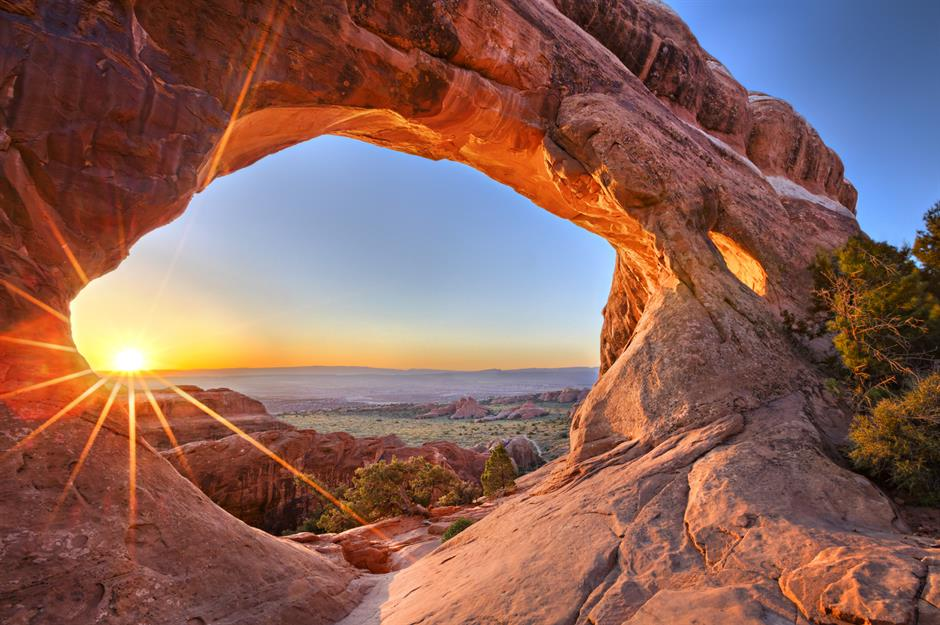
#> input picture sunrises.jpg, 940 x 625 px
$ python ImageProcessingFunction.py
#> lines starting #> are read from the running program, lines starting #| are printed output that depends on the picture
### image.py
    #!/usr/bin/env python3
# -*- coding: utf-8 -*-
"""
Created on Tue Mar 23 20:25:12 2021

@author: aleksandar
"""
import numpy as np
from  PIL import Image
import matplotlib.pyplot as plt


class MyImage:


    def __init__(self, image_path='prazno',width=0,height=4):
        if width==0:
            image=Image.open(image_path)
            self.image_path=image_path
            self.arr=np.array(image)
            self.width=self.arr[0].size//3
            self.height=self.arr.size//3//self.width
        else:
            self.width=width
            self.height=height
            self.arr=np.empty((height,width,3),dtype=np.int8)
            self.arr=self.arr.astype(np.uint8)


    def new(width,height):
        return MyImage('bezveze',width, height)

    def getSize(self):
        return (self.width,self.height)

    def open(image_path):
        return  MyImage(image_path,0,0)


    def save(self,save_image_path):
       image=Image.fromarray(self.arr)
       image.save(save_image_path,quality=80,optimize=True, progressive=False)

    def getpixel(self,shape):
        w=shape[0]
        h=shape[1]
        r,g,b=self.arr[h][w]
        return (r,g,b)

    def putpixel(self,shape, rgb):
        w,h=shape[0],shape[1]
        r,g,b=rgb[0],rgb[1],rgb[2]
        if r<0:
            r=0
        if r>255:
            r=255
        if g <0:
            g=0
        if g>255:
            g=255
        if b<0:
            b=0
        if b>255:
            b=255
        self.arr[h][w][0]=r
        self.arr[h][w][1]=g
        self.arr[h][w][2]=b

# [18 lines left out: function histogram, not called in this run]

arr=np.zeros((2,5))
print(arr)

# [7 lines of commented-out code are left out]
'''w,h=image.getSize()
for i in range(0,h):
    for j in range (0,w):
        image.getpixel((j,i))
        '''


### ImageProcessingFunction.py
#!/usr/bin/env python3
# -*- coding: utf-8 -*-
"""
Created on Sat Mar 13 01:13:28 2021

@author: aleksandar
"""

from utils import rgb2hsv
from utils import hsv2rgb
from  PIL import Image
import math
from image import MyImage

import numpy as np


# [165 lines left out: functions fade, warmmth, saturation, vignette_effect, crop_image, zoom, not called in this run]

#zoom('sunrises.jpg', 400, 300, 2)


def nearest_neighbour(new_width,new_height,image_path):
    image=MyImage.open(image_path)
    streched_image=MyImage.new(new_width,new_height)
    w,h=image.getSize()

    sh=new_height/h
    sw=new_width/w

    for i in range(new_height):
        for j in range(new_width):
            y=int(i/sh)
            x=int(j/sw)

            streched_image.putpixel((j,i), image.getpixel((x,y)))

    streched_image.save('streched_image.jpeg')

#nearest_neighbour(1920, 1080, 'sunrises.jpg')


def rotateImage(imagePath,angle):
#> called with imagePath = 'sunrises.jpg', angle = 20
    image = np.array(Image.open(imagePath))
#> image is the input picture: shape (625, 940, 3); mean R, G, B 137.2, 97.9, 89
    angle=math.radians(angle)
    cosine=math.cos(angle)
    sine=math.sin(angle)
    height=image.shape[0]
#> height = 625
    width=image.shape[1]
#> width = 940

    new_height  = round(abs(image.shape[0]*cosine)+abs(image.shape[1]*sine))+1
#> new_height = 910
    new_width  = round(abs(image.shape[1]*cosine)+abs(image.shape[0]*sine))+1
#> new_width = 1098

    print(new_height,new_width)
#| 910 1098

    output=np.zeros((new_height,new_width,image.shape[2]))
    output=output.astype(np.uint8)

    # Find the centre of the image about which we have to rotate the image
    original_centre_height   = round(((image.shape[0]+1)/2)-1)    #with respect to the original image
#> original_centre_height = 312
    original_centre_width    = round(((image.shape[1]+1)/2)-1)    #with respect to the original image
#> original_centre_width = 470


    # Find the centre of the new image that will be obtained
    new_centre_height= round(((new_height+1)/2)-1)        #with respect to the new image
#> new_centre_height = 454
    new_centre_width= round(((new_width+1)/2)-1)          #with respect to the new image
#> new_centre_width = 548


    for i in range(height):
        for j in range(width):
            #co-ordinates of pixel with respect to the centre of original image
            y=image.shape[0]-1-i-original_centre_height
            x=image.shape[1]-1-j-original_centre_width

            #co-ordinate of pixel with respect to the rotated image
            new_y=round(-x*sine+y*cosine)
            new_x=round(x*cosine+y*sine)

            '''since image will be rotated the centre will change too,
            so to adust to that we will need to change new_x and new_y with respect to the new centre'''
            new_y=new_centre_height-new_y
            new_x=new_centre_width-new_x

        # adding if check to prevent any errors in the processing
            if 0 <= new_x < new_width and 0 <= new_y < new_height and new_x>=0 and new_y>=0:
                output[new_y,new_x,:]=image[i,j,:]                          #writing the pixels to the new destination in the output image
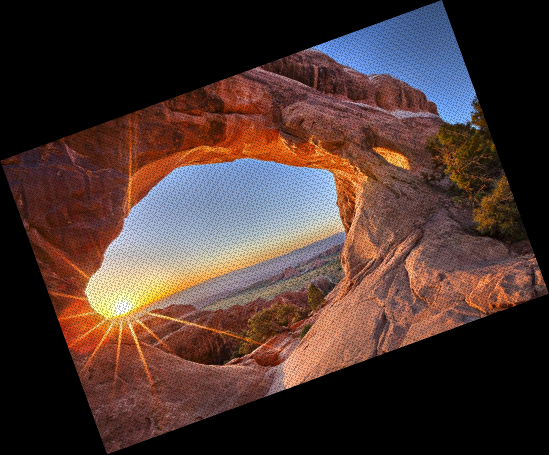
#> output: shape (910, 1098, 3) (shown at 1/2 size); mean R, G, B 74.3, 53, 48.2


    new_image=MyImage.new(new_width, new_height)
    new_image.arr=output

    #pil_img=Image.fromarray((output).astype(np.uint8))
                     # converting array to image

    width_relation=width/new_width
#> width_relation = 0.856
    height_relation=height/new_height
#> height_relation = 0.687


    dole_levo=round(height*sine)
#> dole_levo = 214

    dole_desno=round(width*sine)
#> dole_desno = 321

    new_image.save("rotated_image.png")

    nearest_neighbour(new_width+2*dole_desno+2,new_height+2*dole_levo+2,'rotated_image.png')

    image_streched=MyImage.open('streched_image.jpeg')
    w,h=image_streched.getSize()
    center_x=w//2
    center_y=h//2

    crop_image('streched_image.jpeg', center_x-width//2, center_y-height//2, center_x+width//2, center_y+height//2)


#> (the run stopped early here; a loop or call above may not have finished)
